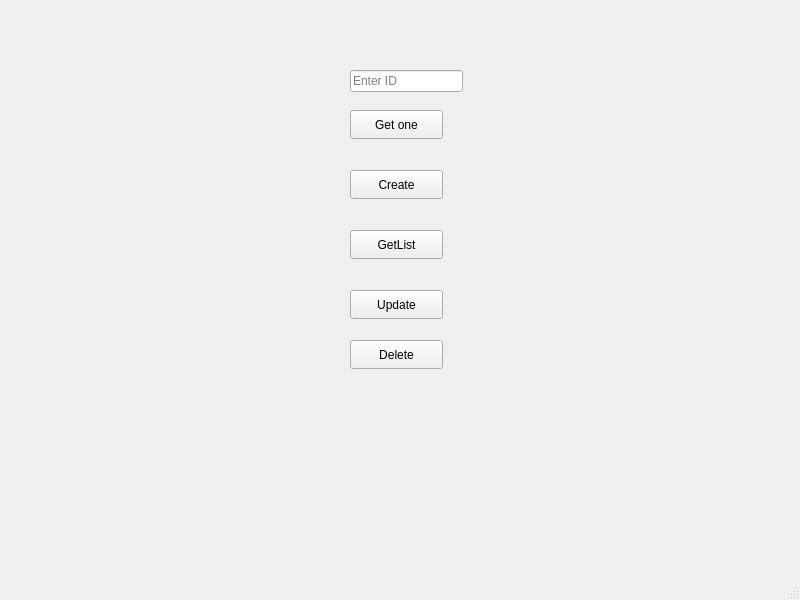
<?xml version="1.0" encoding="UTF-8"?>
<ui version="4.0">
 <class>MainWindow</class>
 <widget class="QMainWindow" name="MainWindow">
  <property name="geometry">
   <rect>
    <x>0</x>
    <y>0</y>
    <width>800</width>
    <height>600</height>
   </rect>
  </property>
  <property name="windowTitle">
   <string>MainWindow</string>
  </property>
  <widget class="QWidget" name="centralwidget">
	<widget class="QLineEdit" name="idLineEdit">
	 <property name="geometry">
	  <rect>
	   <x>350</x>
	   <y>70</y>
	   <width>113</width>
	   <height>22</height>
	  </rect>
	 </property>
	 <property name="placeholderText">
	  <string>Enter ID</string>
	 </property>
	</widget>
   <widget class="QPushButton" name="getButton">
    <property name="geometry">
     <rect>
      <x>350</x>
      <y>110</y>
      <width>93</width>
      <height>29</height>
     </rect>
    </property>
    <property name="text">
     <string>Get one</string>
    </property>
   </widget>
   <widget class="QPushButton" name="createButton">
    <property name="geometry">
     <rect>
      <x>350</x>
      <y>170</y>
      <width>93</width>
      <height>29</height>
     </rect>
    </property>
    <property name="text">
     <string>Create</string>
    </property>
   </widget>
   <widget class="QPushButton" name="listButton">
    <property name="geometry">
     <rect>
      <x>350</x>
      <y>230</y>
      <width>93</width>
      <height>29</height>
     </rect>
    </property>
    <property name="text">
     <string>GetList</string>
    </property>
   </widget>
   <widget class="QPushButton" name="updateButton">
    <property name="geometry">
     <rect>
      <x>350</x>
      <y>290</y>
      <width>93</width>
      <height>29</height>
     </rect>
    </property>
    <property name="text">
     <string>Update</string>
    </property>
   </widget>
   <widget class="QPushButton" name="deleteButton">
    <property name="geometry">
     <rect>
      <x>350</x>
      <y>340</y>
      <width>93</width>
      <height>29</height>
     </rect>
    </property>
    <property name="text">
     <string>Delete</string>
    </property>
   </widget>
  </widget>
  <widget class="QMenuBar" name="menubar">
   <property name="geometry">
    <rect>
     <x>0</x>
     <y>0</y>
     <width>800</width>
     <height>26</height>
    </rect>
   </property>
  </widget>
  <widget class="QStatusBar" name="statusbar"/>
 </widget>
 <resources/>
 <connections/>
</ui>
